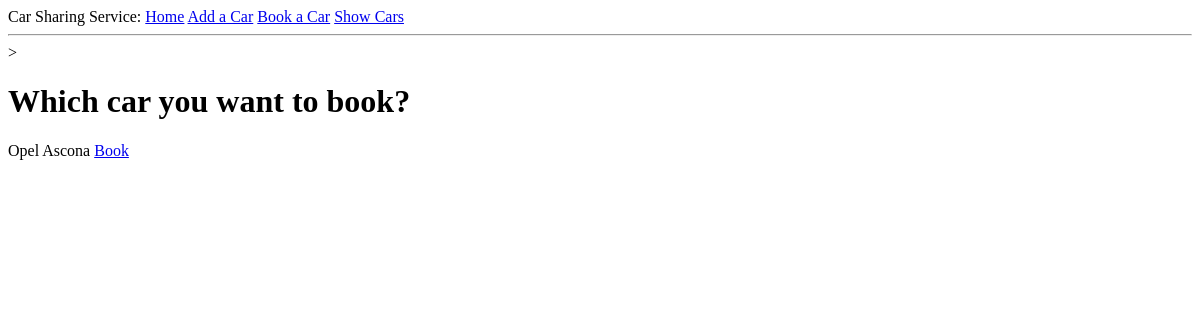
The app's page /booking, older data.
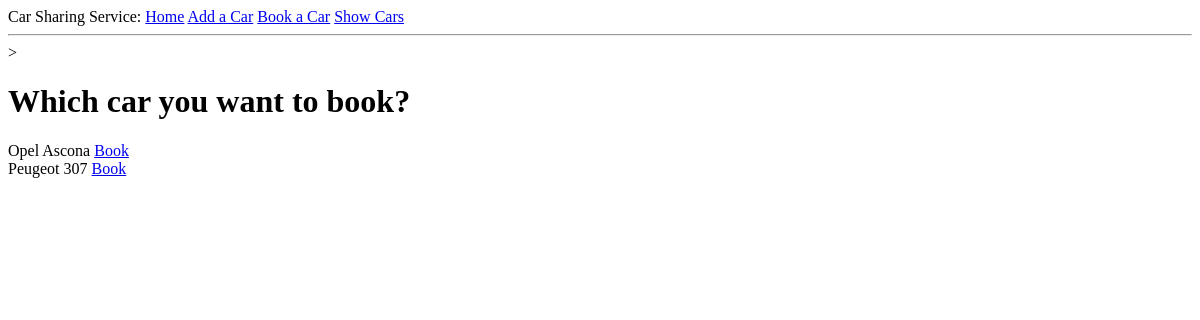
The same page, newer data.
### routes.py (models this page shows, shortened)
class NewCar(db.Model):
    id = db.Column(db.Integer, primary_key=True)
    autoName = db.Column(db.String(120), index=True, unique=True)
    autoModel = db.Column(db.String(120), index=True, unique=True)
    engine = db.Column(db.String(64), index=True, unique=False)
    passengers = db.Column(db.String(64), index=True, unique=False)

### routes.py (the view)
@app.route('/booking')
def booking():
    cars = NewCar.query.all()
    return render_template("booking.html", cars=cars)

### templates/booking.html (shortened to what this page needs)
{% extends "base.html" %}
{% block content %}
<html>
    <head>
    </head>
    <body>>
        <h1>Which car you want to book?</h1>
        {% for car in cars %}
            {{ car.autoName }} {{ car.autoModel }}
        <a href="/return">Book</a><br>
        {% endfor %}
    </body>
</html>
{% endblock %}

Row changes from the older to the newer data that the page shows:
added NewCar: autoName "Peugeot", autoModel "307"
